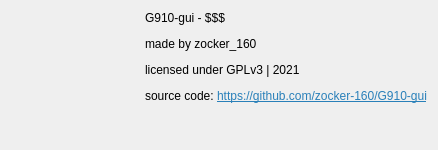
<?xml version="1.0" encoding="UTF-8"?>
<ui version="4.0">
 <class>Dialog</class>
 <widget class="QDialog" name="Dialog">
  <property name="geometry">
   <rect>
    <x>0</x>
    <y>0</y>
    <width>625</width>
    <height>142</height>
   </rect>
  </property>
  <property name="sizePolicy">
   <sizepolicy hsizetype="Fixed" vsizetype="Fixed">
    <horstretch>0</horstretch>
    <verstretch>0</verstretch>
   </sizepolicy>
  </property>
  <property name="windowTitle">
   <string>About</string>
  </property>
  <property name="windowIcon">
   <iconset resource="ressources.qrc">
    <normaloff>:/icons/assets/input-keyboard-virtual.png</normaloff>:/icons/assets/input-keyboard-virtual.png</iconset>
  </property>
  <layout class="QVBoxLayout" name="verticalLayout">
   <property name="sizeConstraint">
    <enum>QLayout::SetFixedSize</enum>
   </property>
   <item>
    <layout class="QHBoxLayout" name="horizontalLayout">
     <item>
      <widget class="QLabel" name="label_3">
       <property name="sizePolicy">
        <sizepolicy hsizetype="Fixed" vsizetype="Fixed">
         <horstretch>0</horstretch>
         <verstretch>0</verstretch>
        </sizepolicy>
       </property>
       <property name="minimumSize">
        <size>
         <width>128</width>
         <height>128</height>
        </size>
       </property>
       <property name="maximumSize">
        <size>
         <width>128</width>
         <height>128</height>
        </size>
       </property>
       <property name="text">
        <string/>
       </property>
       <property name="pixmap">
        <pixmap resource="ressources.qrc">:/icons/assets/input-keyboard-virtual.png</pixmap>
       </property>
       <property name="scaledContents">
        <bool>true</bool>
       </property>
      </widget>
     </item>
     <item>
      <widget class="QLabel" name="about_maintext">
       <property name="text">
        <string>&lt;html&gt;&lt;head/&gt;&lt;body&gt;&lt;p&gt;G910-gui - $$$&lt;/p&gt;&lt;p&gt;made by zocker_160&lt;/p&gt;&lt;p&gt;licensed under GPLv3 | 2021&lt;/p&gt;&lt;p&gt;source code: &lt;a href=&quot;https://github.com/zocker-160/G910-gui&quot;&gt;&lt;span style=&quot; text-decoration: underline; color:#2980b9;&quot;&gt;https://github.com/zocker-160/G910-gui&lt;/span&gt;&lt;/a&gt;&lt;/p&gt;&lt;/body&gt;&lt;/html&gt;</string>
       </property>
       <property name="alignment">
        <set>Qt::AlignLeading|Qt::AlignLeft|Qt::AlignTop</set>
       </property>
       <property name="textInteractionFlags">
        <set>Qt::LinksAccessibleByKeyboard|Qt::LinksAccessibleByMouse|Qt::TextBrowserInteraction|Qt::TextSelectableByKeyboard|Qt::TextSelectableByMouse</set>
       </property>
      </widget>
     </item>
    </layout>
   </item>
  </layout>
 </widget>
 <resources>
  <include location="ressources.qrc"/>
 </resources>
 <connections/>
</ui>
